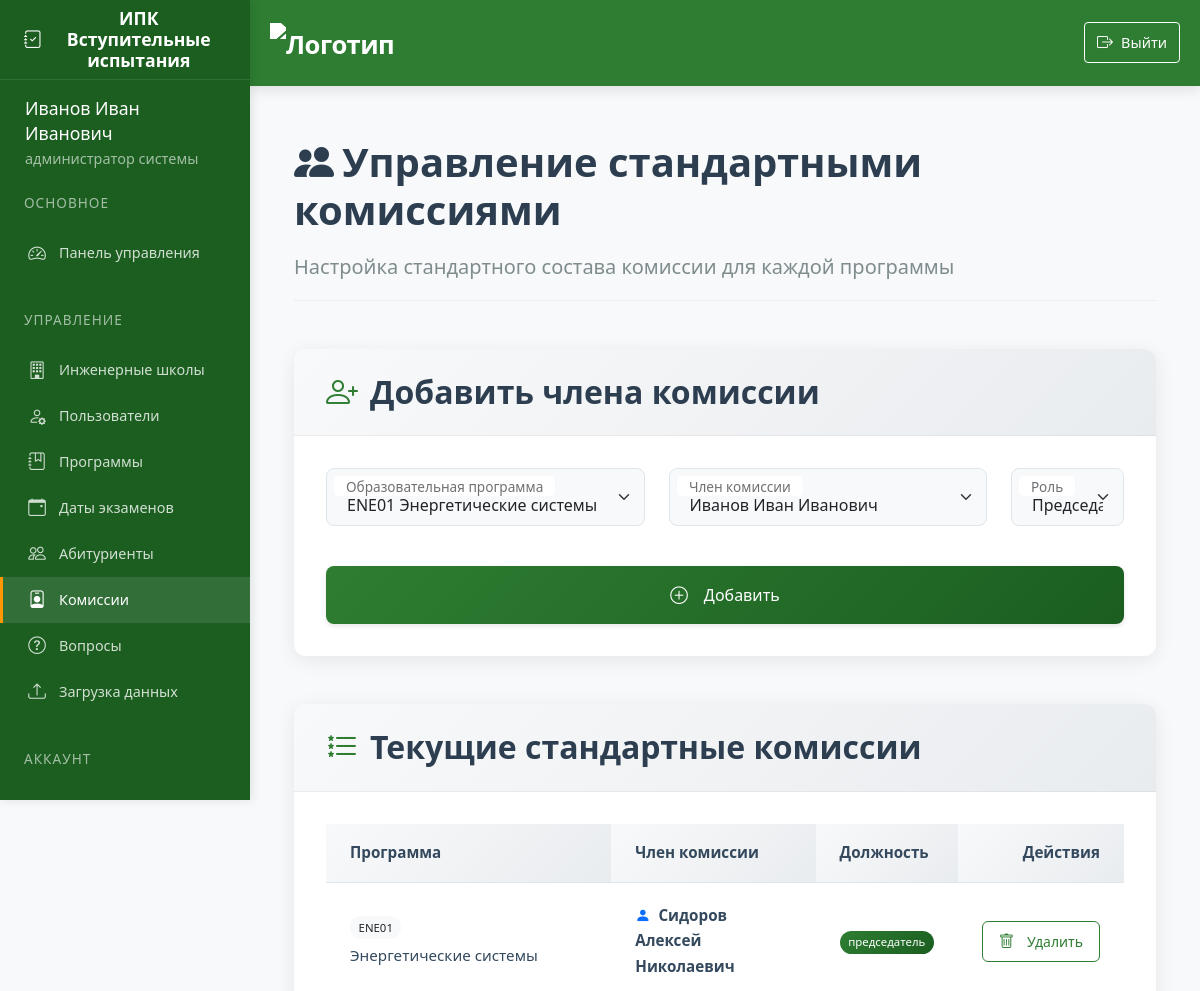
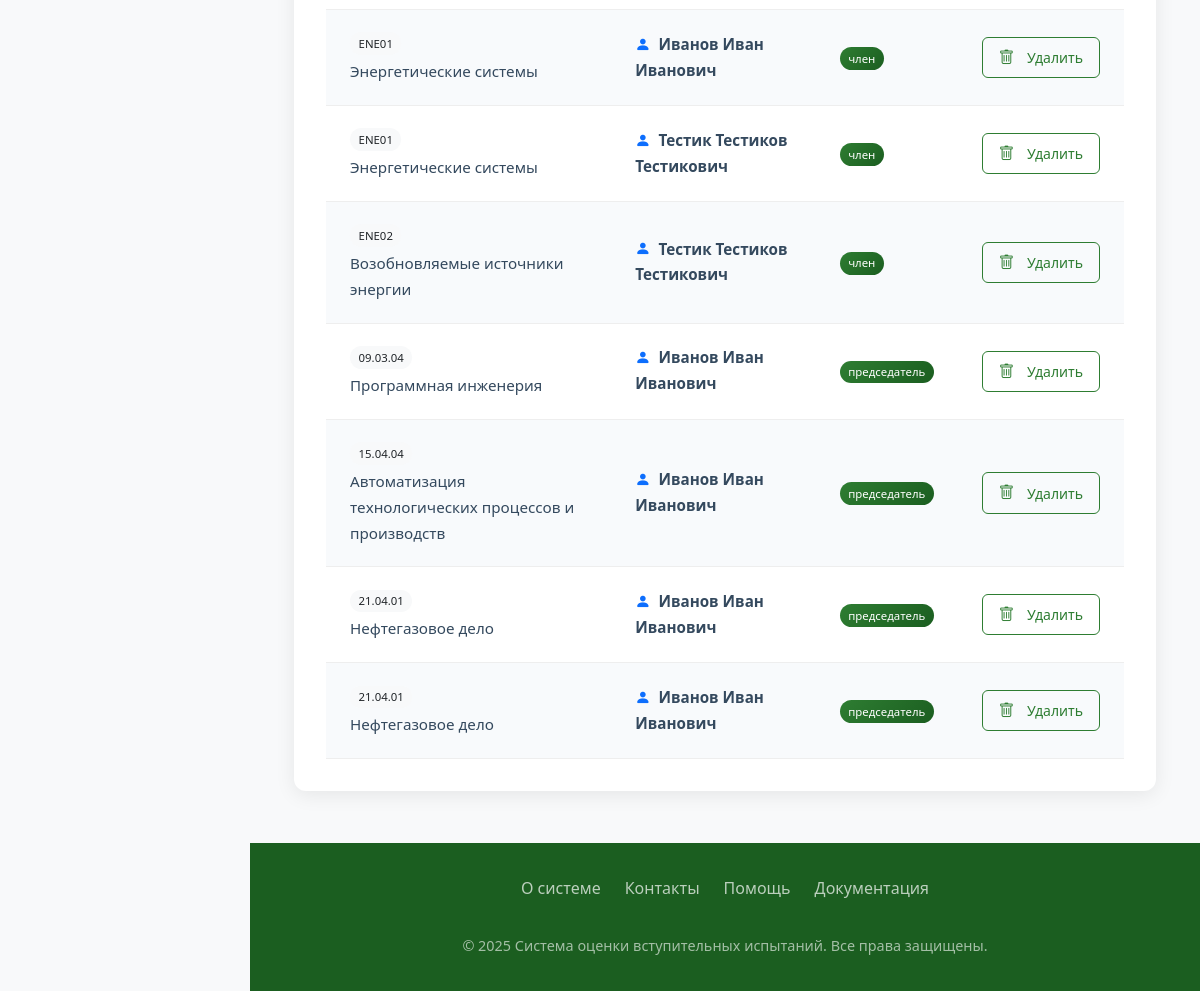
/standard_commission (signed in), run on the app's committed database (2 pictures, top to bottom).
### app/models.py (models this page shows)
class User(UserMixin, db.Model):
    id = db.Column(db.Integer, primary_key=True)
    username = db.Column(db.String(80), unique=True, nullable=False)
    password = db.Column(db.String(120), nullable=False)
    full_name = db.Column(db.String(100), nullable=False)
    position = db.Column(db.String(100), nullable=False)
    role = db.Column(db.String(20), nullable=False)  # 'admin', 'secretary', 'commission'
    school_id = db.Column(db.Integer, db.ForeignKey('engineering_school.id'))
    engineering_school = db.relationship('EngineeringSchool', backref='users')
    commission_members = db.relationship('CommissionMember', back_populates='user', cascade='all, delete-orphan')
    standard_commissions = db.relationship('StandardCommission', back_populates='user', cascade='all, delete-orphan')

class StandardCommission(db.Model):
    id = db.Column(db.Integer, primary_key=True)
    program_id = db.Column(db.Integer, db.ForeignKey('program.id'), nullable=False)
    user_id = db.Column(db.Integer, db.ForeignKey('user.id'), nullable=False)
    role = db.Column(db.String(50), nullable=False)  # 'председатель', 'заместитель', 'член'
    user = db.relationship('User', back_populates='standard_commissions')

class Program(db.Model):
    id = db.Column(db.Integer, primary_key=True)
    code = db.Column(db.String(50), nullable=False)
    name = db.Column(db.String(200), nullable=False)
    school_id = db.Column(db.Integer, db.ForeignKey('engineering_school.id'))
    questions = db.relationship('Question', backref='program', lazy=True, cascade='all, delete-orphan')
    standard_commission = db.relationship('StandardCommission', backref='program', lazy=True, cascade='all, delete-orphan')
    applicants = db.relationship('Applicant', backref='program', lazy=True, cascade='all, delete-orphan', passive_deletes=True)
    exam_dates = db.relationship('ExamDate', backref='program', lazy=True, cascade='all, delete-orphan',passive_deletes=True)
    oop = db.relationship("Oop", backref='program', lazy=True, cascade='all, delete-orphan')  # Важно: cascade

### app/routes.py (the view, shortened to what this page needs)
@routes.route('/standard_commission', methods=['GET', 'POST'])
@login_required
def standard_commission():
    if current_user.role not in ['admin', 'secretary']:
        abort(403)
    form = StandardCommissionForm()
    if current_user.role == 'secretary':
        form.program_id.choices = [
            (p.id, f"{p.code} {p.name}")
            for p in Program.query.filter_by(school_id=current_user.school_id)
        ]
    commissions = StandardCommission.query.all()
    return render_template('standard_commission.html', form=form, commissions=commissions)

### app/templates/standard_commission.html (shortened to what this page needs)
{% extends "base.html" %}
{% block content %}
{% block styles %}
    <link rel="stylesheet" href="{{ url_for('static', filename='css/standard_commission.css') }}">
{% endblock %}
<div class="spacer-lg">
    <h1><i class="bi bi-people-fill me-2"></i>Управление стандартными комиссиями</h1>
    <p class="lead">Настройка стандартного состава комиссии для каждой программы</p>
    <div class="card-elegant mb-5">
        <div class="card-header-elegant">
            <h2><i class="bi bi-person-plus"></i> Добавить члена комиссии</h2>
        </div>
        <div class="card-body">
            <form method="POST">
                <div class="row g-4">
                    <div class="col-md-5">
                        <div class="form-floating">
                            {{ form.program_id(class="form-control-elegant form-select", id="programSelect") }}
                            <label for="programSelect">Образовательная программа</label>
                        </div>
                    </div>
                    <div class="col-md-5">
                        <div class="form-floating">
                            {{ form.user_id(class="form-control-elegant form-select", id="userSelect") }}
                            <label for="userSelect">Член комиссии</label>
                        </div>
                    </div>
                    <div class="col-md-2">
                        <div class="form-floating">
                            {{ form.role(class="form-control-elegant form-select", id="roleSelect") }}
                            <label for="roleSelect">Роль</label>
                        </div>
                    </div>
                </div>
                <button type="submit" class="btn btn-primary-elegant w-100 mt-4">
                    <i class="bi bi-plus-circle"></i> Добавить
                </button>
            </form>
        </div>
    </div>
    <div class="card-elegant">
        <div class="card-header-elegant">
            <h2><i class="bi bi-list-stars"></i> Текущие стандартные комиссии</h2>
        </div>
        <div class="card-body">
            {% if commissions %}
            <div class="table-responsive">
                <table class="elegant-table">
                    <thead>
                        <tr>
                            <th>Программа</th>
                            <th>Член комиссии</th>
                            <th>Должность</th>
                            <th class="text-end">Действия</th>
                        </tr>
                    </thead>
                    <tbody>
                        {% for commission in commissions %}
                        <tr>
                            <td data-label="Программа">
                                <span class="badge bg-light text-dark mb-1">{{ commission.program.code }}</span>
                                <div>{{ commission.program.name }}</div>
                            </td>
                            <td data-label="Член комиссии" class="fw-bold">
                                <i class="bi bi-person-fill me-1 text-primary"></i>
                                {{ commission.user.full_name }}
                            </td>
                            <td data-label="Должность">
                                <span class="badge bg-primary">{{ commission.role }}</span>
                            </td>
                            <td data-label="Действия" class="text-end">
                                <form action="{{ url_for('routes.delete_standard_commission', commission_id=commission.id) }}" method="POST">
                                    <button type="submit" class="btn btn-outline-elegant btn-sm"
                                            onclick="return confirm('Вы уверены, что хотите удалить этого члена комиссии?')">
                                        <i class="bi bi-trash"></i> Удалить
                                    </button>
                                </form>
                            </td>
                        </tr>
                        {% endfor %}
                    </tbody>
                </table>
            </div>
            {% else %}
            <div class="alert alert-light text-center">
                <i class="bi bi-info-circle"></i> Нет данных о стандартных комиссиях
            </div>
            {% endif %}
        </div>
    </div>
</div>
{% endblock %}

### app/templates/base.html (shortened to what this page needs)
<!DOCTYPE html>
<html lang="ru">
<head>
    <link href="https://cdn.jsdelivr.net/npm/bootstrap@5.3.0/dist/css/bootstrap.min.css" rel="stylesheet">
    <link rel="stylesheet" href="https://cdn.jsdelivr.net/npm/bootstrap-icons@1.10.0/font/bootstrap-icons.css">
    <link rel="stylesheet" href="{{ url_for('static', filename='style.css') }}">
</head>
<body>
    <aside class="sidebar" id="sidebar">
        <div class="sidebar-header">
            <h3 class="sidebar-title">
                <i class="bi bi-journal-check"></i>
                <span>ИПК Вступительные испытания</span>
            </h3>
        </div>
        <nav class="sidebar-menu">
    {% if current_user.is_authenticated %}
            <div class="user-info">
            <div class="user-name">{{ current_user.full_name }}</div>
            <div class="user-role-text">
                {% if current_user.role == 'admin' %}
                    администратор системы
                {% elif current_user.role == 'secretary' %}
                    ответственный секретарь отборочной комиссии
                    {% if current_user.engineering_school %} {{ current_user.engineering_school.name }} {% endif %}
                {% elif current_user.role == 'commission' %}
                    преподаватель
                    {% if current_user.engineering_school %} {{ current_user.engineering_school.name }} {% endif %}
                {% else %}
                    {{ current_user.role }}
                {% endif %}
            </div>
        </div>
                <div class="menu-section">
                    <div class="menu-section-title">Основное</div>
                    {% if current_user.role == 'admin' %}
                        <a href="{{ url_for('routes.admin_dashboard') }}" class="menu-item {% if request.endpoint == 'routes.admin_dashboard' %}active{% endif %}">
                            <i class="bi bi-speedometer2"></i>
                            <span>Панель управления</span>
                        </a>
                    {% elif current_user.role == 'secretary' %}
                        <a href="{{ url_for('routes.secretary_dashboard') }}" class="menu-item {% if request.endpoint == 'routes.secretary_dashboard' %}active{% endif %}">
                            <i class="bi bi-speedometer2"></i>
                            <span>Панель секретаря</span>
                        </a>
                    {% elif current_user.role == 'teacher' %}
                        <a href="{{ url_for('routes.teacher_dashboard') }}" class="menu-item {% if request.endpoint == 'routes.teacher_dashboard' %}active{% endif %}">
                            <i class="bi bi-speedometer2"></i>
                            <span>Панель преподавателя</span>
                        </a>
                    {% elif current_user.role == 'student' %}
                        <a href="{{ url_for('routes.student_dashboard') }}" class="menu-item {% if request.endpoint == 'routes.student_dashboard' %}active{% endif %}">
                            <i class="bi bi-speedometer2"></i>
                            <span>Мои тесты</span>
                        </a>
                    {% endif %}
                </div>
                {% if current_user.role in ['admin', 'secretary'] %}
                <div class="menu-section">
                    <div class="menu-section-title">Управление</div>
                    {% if current_user.role == 'admin' %}
                        <a href="{{ url_for('routes.engineering_schools') }}" class="menu-item {% if request.endpoint == 'routes.engineering_schools' %}active{% endif %}">
                            <i class="bi bi-building"></i>
                            <span>Инженерные школы</span>
                        </a>
                        <a href="{{ url_for('routes.users') }}" class="menu-item {% if request.endpoint == 'routes.users' %}active{% endif %}">
                            <i class="bi bi-person-gear"></i>
                            <span>Пользователи</span>
                        </a>
                    {% endif %}
                    <a href="{{ url_for('routes.programs') }}" class="menu-item {% if request.endpoint == 'routes.programs' %}active{% endif %}">
                        <i class="bi bi-journal-bookmark"></i>
                        <span>Программы</span>
                    </a>
                    <a href="{{ url_for('routes.exam_dates') }}" class="menu-item {% if request.endpoint == 'routes.exam_dates' %}active{% endif %}">
                        <i class="bi bi-calendar-event"></i>
                        <span>Даты экзаменов</span>
                    </a>
                    <a href="{{ url_for('routes.applicants') }}" class="menu-item {% if request.endpoint == 'routes.applicants' %}active{% endif %}">
                        <i class="bi bi-people"></i>
                        <span>Абитуриенты</span>
                    </a>
                    <a href="{{ url_for('routes.standard_commission') }}" class="menu-item {% if request.endpoint == 'routes.standard_commission' %}active{% endif %}">
                        <i class="bi bi-person-badge"></i>
                        <span>Комиссии</span>
                    </a>
                    <a href="{{ url_for('routes.questions') }}" class="menu-item {% if request.endpoint == 'routes.questions' %}active{% endif %}">
                        <i class="bi bi-question-circle"></i>
                        <span>Вопросы</span>
                    </a>
                    <a href="{{ url_for('routes.upload_schedule') }}" class="menu-item {% if request.endpoint == 'routes.upload_schedule' %}active{% endif %}">
                        <i class="bi bi-upload"></i>
                        <span>Загрузка данных</span>
                    </a>
                </div>
                {% endif %}
                <div class="menu-section">
                    <div class="menu-section-title">Аккаунт</div>
                    <a href="{{ url_for('routes.logout') }}" class="menu-item">
                        <i class="bi bi-box-arrow-right"></i>
                        <span>Выход</span>
                    </a>
                </div>
            {% endif %}
        </nav>
    </aside>
    <div class="main-wrapper">
        <header class="main-header">
            <div class="header-container">
                <div class="header-left">
                    <a href="{{ url_for('routes.home') }}" class="logo">
                        <img src="https://apply.tpu.ru/images/2022/footer-logo-ru.svg" alt="Логотип">
                    </a>
                </div>
                <nav class="user-nav">
                    {% if current_user.is_authenticated %}
                    <a href="{{ url_for('routes.logout') }}" class="logout-btn">
                        <i class="bi bi-box-arrow-right"></i>
                        <span>Выйти</span>
                    </a>
                    {% else %}
                    <a href="{{ url_for('routes.login') }}" class="outline-btn">
                        <i class="bi bi-box-arrow-in-right"></i>
                        <span>Войти</span>
                    </a>
                    {% endif %}
                </nav>
            </div>
        </header>
        <main class="main-content">
        {% block content %}{% endblock %}
    </main>
        <footer class="main-footer">
            <div class="footer-content">
                <div class="footer-links">
                    <a href="#" class="footer-link">О системе</a>
                    <a href="#" class="footer-link">Контакты</a>
                    <a href="#" class="footer-link">Помощь</a>
                    <a href="#" class="footer-link">Документация</a>
                </div>
                <div class="footer-copyright">
                    &copy; 2025 Система оценки вступительных испытаний. Все права защищены.
                </div>
            </div>
        </footer>
    </div>
</body>
</html>

### data on the page
User: full_name "Иванов Иван Иванович"
StandardCommission: program.code "ENE01", program.name "Энергетические системы", user.full_name "Сидоров Алексей Николаевич", role "председатель"
StandardCommission: program.code "ENE01", program.name "Энергетические системы", user.full_name "Иванов Иван Иванович", role "член"
StandardCommission: program.code "ENE01", program.name "Энергетические системы", user.full_name "Тестик Тестиков Тестикович", role "член"
StandardCommission: program.code "ENE02", program.name "Возобновляемые источники энергии", user.full_name "Тестик Тестиков Тестикович", role "член"
StandardCommission: program.code "09.03.04", program.name "Программная инженерия", user.full_name "Иванов Иван Иванович", role "председатель"
StandardCommission: program.code "15.04.04", program.name "Автоматизация технологических процессов и производств", user.full_name "Иванов Иван Иванович", role "председатель"
StandardCommission: program.code "21.04.01", program.name "Нефтегазовое дело", user.full_name "Иванов Иван Иванович", role "председатель"
StandardCommission: program.code "21.04.01", program.name "Нефтегазовое дело", user.full_name "Иванов Иван Иванович", role "председатель"
